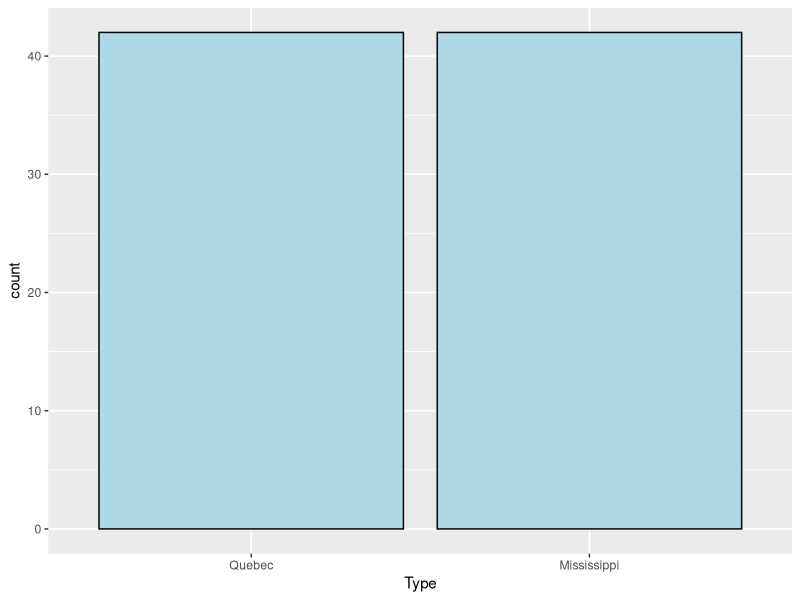
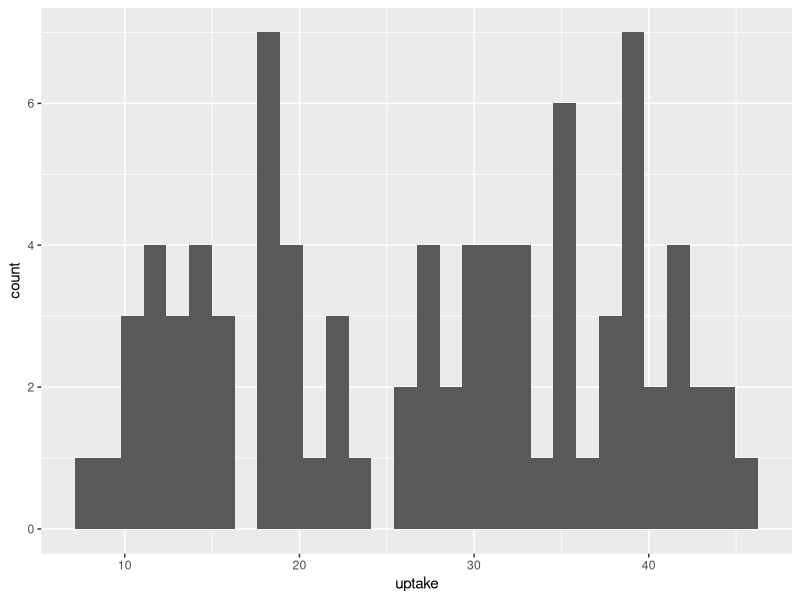
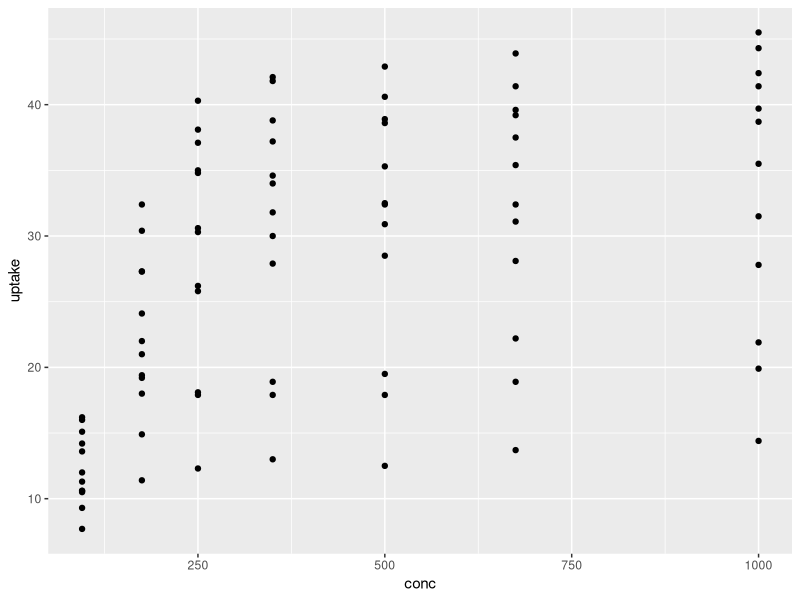
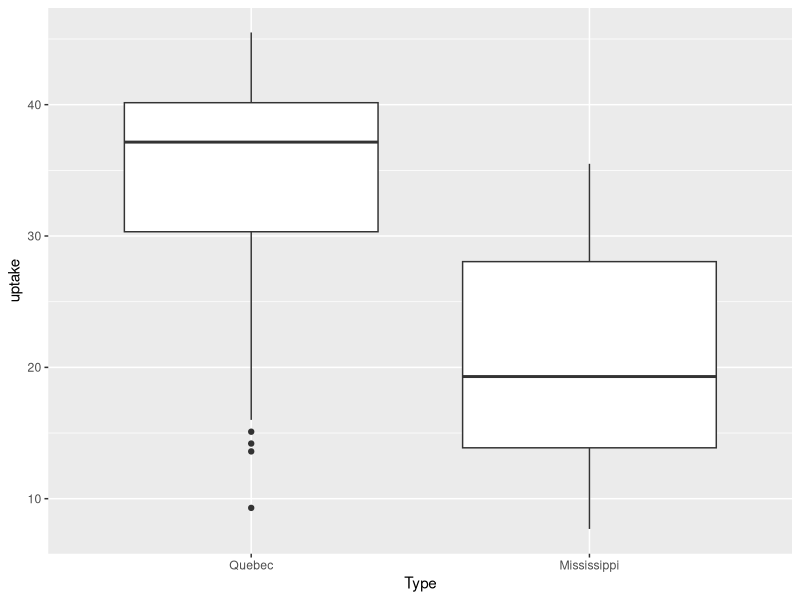
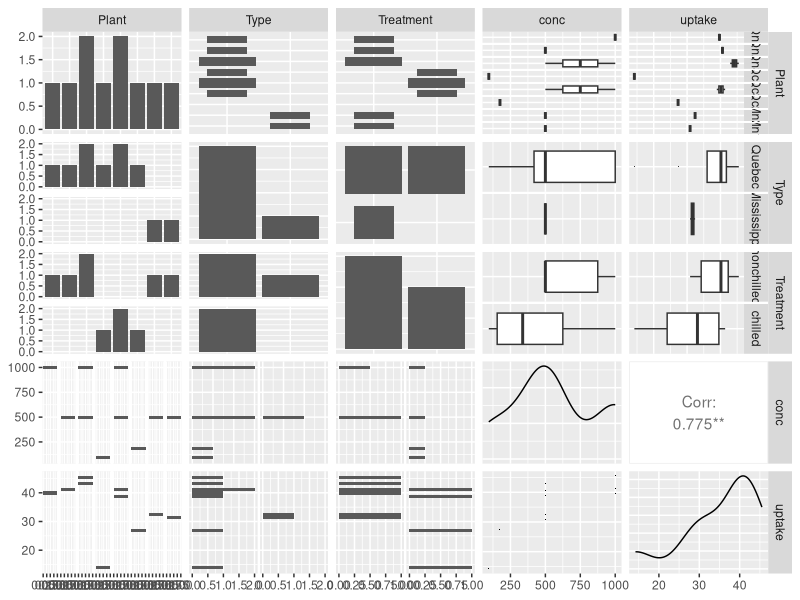

The R script that drew these images, in order:
## ---- chunk 1
knitr::opts_chunk$set(echo = TRUE)
## ---- chunk 2
library(ggplot2)
ggplot(data = CO2, aes(x = Type))+
  geom_bar(fill = "lightblue", colour = "black")
## ---- chunk 3
ggplot(data = CO2, aes(x = uptake))+
  geom_histogram()
##stat_bin()` using `bins = 30`. Pick better value with `binwidth`.
## ---- chunk 4
ggplot(data = CO2, aes(x = conc, y = uptake))+
  geom_point()
## ---- chunk 5
ggplot(CO2, aes(x = Type, y = uptake))+
  geom_boxplot()
## ---- chunk 6
library(ggplot2)
library(GGally)
library(scales)
library(memisc)
set.seed(84)
CO2_samp<-CO2[sample(1:length(CO2$conc), 10),]
ggpairs(CO2_samp, lower = list(continuous = wrap("points", shape = I('.'))),
        upper = list(combo = wrap("box", outlier.shape = I('.'))))
